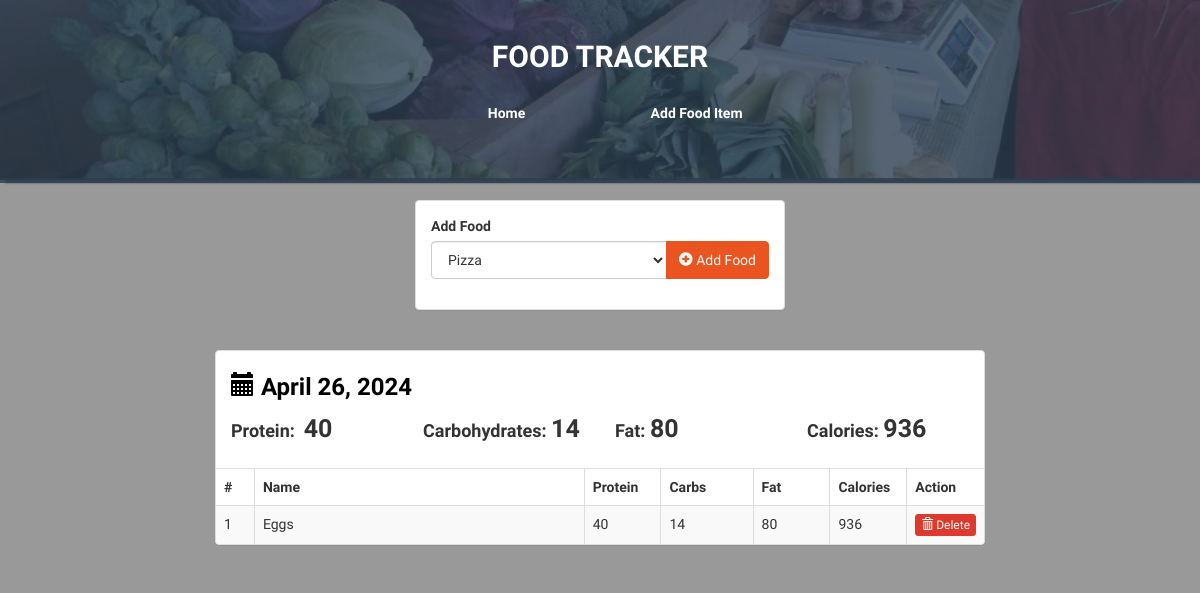
The page /view/5 on the database its author committed.
### foodtracker/models.py (models this page shows)
class Log(db.Model):
    id = db.Column(db.Integer, primary_key=True)
    date = db.Column(db.Date, nullable=False)
    foods = db.relationship('Food', secondary=log_food, lazy='dynamic')

class Food(db.Model):
    id = db.Column(db.Integer, primary_key=True)
    name = db.Column(db.String(50), nullable=False)
    proteins = db.Column(db.Integer, nullable=False)
    carbs = db.Column(db.Integer, nullable=False)
    fats = db.Column(db.Integer, nullable=False)
    @property
    def calories(self):
        return self.proteins * 4 + self.carbs * 4 + self.fats * 9

### foodtracker/main/routes.py (the view)
@main.route('/view/<int:log_id>')
def view(log_id):
    log = Log.query.get_or_404(log_id)
    foods  = Food.query.all()
    totals = {
        'proteins' : 0,
        'carbs' : 0,
        'fats' : 0,
        'calories' : 0
    }
    for food in log.foods:
        totals['proteins'] += food.proteins
        totals['carbs'] += food.carbs
        totals['fats'] += food.fats
        totals['calories'] += food.calories
    return render_template('view.html', foods=foods, log=log, totals=totals)

### foodtracker/templates/view.html (shortened to what this page needs)
<!DOCTYPE html>
<html lang="en">
	<head>
		<link rel="stylesheet" href="{{ url_for('static', filename='bs/css/united.min.css') }}" />
		<link rel="stylesheet" href="{{ url_for('static', filename='styles.css') }}" />
	</head>
		<body>
		<div class="container-fluid" id="wrapper">
			<div class="row" id="homeJumbo">
				<div class="overlay"></div>
				<div class="col-lg-12">
					<h1>
						<a href="{{ url_for('main.index') }}">FOOD TRACKER</a>
					</h1>
					<div class="row t20">
						<div class="col-lg-4 col-lg-offset-4">
							<ul class="nav nav-pills nav-justified">
							  <li role="presentation">
							  	<a href="{{ url_for('main.index') }}" title="Home">Home</a>
							  </li>
							  <li role="presentation">
							  	<a href="{{ url_for('main.add') }}" title="Add Food Item">Add Food Item</a>
							  </li>
							</ul>
						</div>
					</div>
				</div>
			</div>
			<div class="row t20">
				<div class="col-lg-4 col-lg-offset-4">
					<div class="panel panel-default">
						<div class="panel-body">
							<form action="{{ url_for('main.add_food_to_log', log_id=log.id) }}" method="POST" role="form">
								<div class="form-group">
									<label for="food-select">Add Food</label>
									<div class="input-group">
									  <select class="form-control" id="food-select" name="food-select">
											{% for food in foods %}
					                        	<option value="{{ food.id }}"">{{food.name}}</option>
											{% endfor %}
					                    </select>
									  <span class="input-group-btn">
										<button type="submit" class="btn btn-primary" id="add-btn">
										  <i class="glyphicon glyphicon-plus-sign"></i> Add Food
										</button>
									  </span>
									</div>
								</div>
							</form>
						</div>
					</div>
				</div>
			</div>
			<div class="row t20">
				<div class="col-lg-8 col-lg-offset-2">
					<div class="panel panel-default">
						<div class="panel-body">
							<h3 class="lean-h text-black">
								<i class="glyphicon glyphicon-calendar"></i> {{ log.date.strftime('%B %d, %Y') }}
							</h3>
							<div class="row">
								<div class="col-lg-3">
									<h4 class="lean-h">
										Protein: &nbsp;<strong class="f25">{{ totals['proteins'] }}</strong>
									</h4>
								</div>
								<div class="col-lg-3">
									<h4 class="lean-h">
										Carbohydrates: <strong class="f25">{{ totals['carbs'] }}</strong>
									</h4>
								</div>
								<div class="col-lg-3">
									<h4 class="lean-h">
										Fat: <strong class="f25">{{ totals['fats'] }}</strong>
									</h4>
								</div>
								<div class="col-lg-3">
									<h4 class="lean-h">
										Calories: <strong class="f25">{{ totals['calories'] }}</strong>
									</h4>
								</div>
							</div>
						</div>
						<div class="table-responsive">
							<table class="table table-striped table-hover table-bordered">
								<thead>
									<tr>
										<th style="width: 5%;">#</th>
										<th>Name</th>
										<th style="width: 10%;">Protein</th>
										<th style="width: 12%;">Carbs</th>
										<th style="width: 10%;">Fat</th>
										<th style="width: 10%;">Calories</th>
										<th style="width: 10%;">Action</th>
									</tr>
								</thead>
								<tbody>
									{% for food in log.foods %}
										<tr>
											<td>{{ loop.index }}</td><td>{{ food.name }}</td><td>{{ food.proteins }}</td>
											<td>{{ food.carbs }}</td><td>{{ food.fats }}</td><td>{{ food.calories}}</td>
											<td>
												<a href="{{ url_for('main.remove_food_from_log', log_id=log.id, food_id=food.id) }}" class="btn btn-danger btn-xs">
													<i class="glyphicon glyphicon-trash"></i> Delete
												</a>
										</tr>
									{% endfor %}
	</body>
</html>

### foodtracker/static/styles.css (style rules this page uses)
body { background: rgba(0, 0, 0, .4); font-family: 'Ubuntu', sans-serif; }
#homeJumbo { position: relative; min-height: 180px; background: rgba(44, 62, 80, .8); background-image: url('./img/bg.jpg'); background-size: cover; background-repeat: no-repeat; border-bottom: 2px solid rgba(44, 62, 80, .8); box-shadow: 7px 1px 2px 2px rgba(44, 62, 80, .8); }
#homeJumbo > div.overlay { position: absolute; height: 183px; width: 100%; background: rgba(44, 62, 80, .8); }
#homeJumbo h1 { font-size: 30px; color: white; font-family: 'Oswald'; text-align: center; padding-top: 20px; font-weight: bolder; }
#homeJumbo h1 > a { color: white; text-decoration: none; }
.t20 { margin-top: 20px; }
.f25 { font-size: 25px; }
.nav-justified>li>a { color: white; font-weight: bolder; }
.nav-pills>li+li { padding-left: 10px; }
.lean-h { margin-top: 5px; margin-bottom: 10px; font-weight: bolder; }
.text-black { color: black !important; }

### rows shown on the page
Log: date "April 26, 2024"
Food: name "Eggs", proteins "40", carbs "14", fats "80", calories "936"

### other values the page prints
{{ totals['proteins'] }} "40"
{{ totals['carbs'] }} "14"
{{ totals['fats'] }} "80"
{{ totals['calories'] }} "936"
form field food-select "Pizza"
